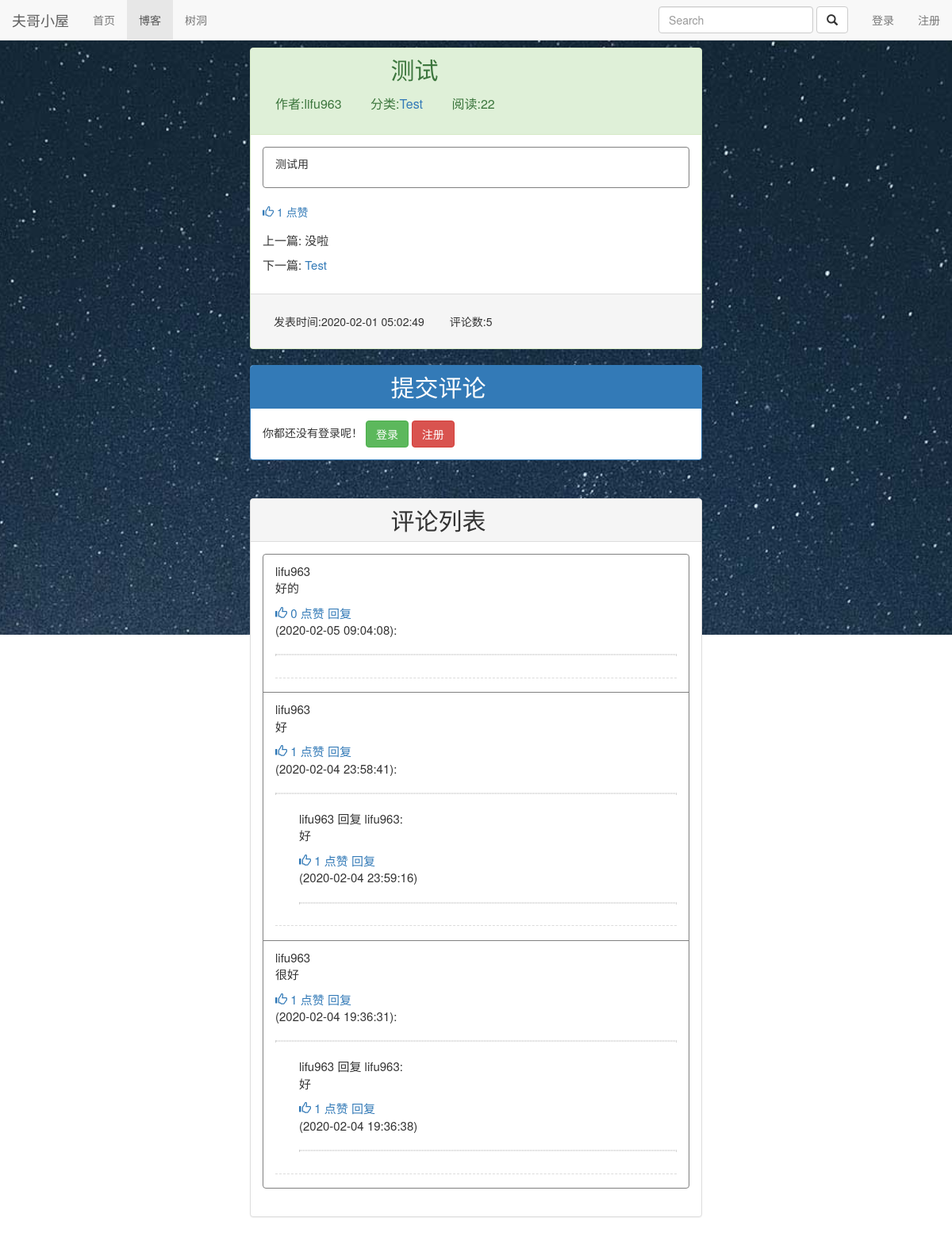
Page /blog/3 on the committed database.
### blog/models.py (models this page shows, shortened)
class Blog(models.Model,ReadNumExpandMethod):
    title=models.CharField(max_length=50)
    blog_type=models.ForeignKey(BlogType,on_delete=models.DO_NOTHING,related_name='blog')
    content=RichTextUploadingField()
    author=models.ForeignKey(User,on_delete=models.DO_NOTHING)
    read_details=GenericRelation(ReadDetail)
    create_time=models.DateTimeField(auto_now_add=True)
    last_updated_time=models.DateTimeField(auto_now=True)
    class Meta:
        ordering=['-create_time']

class BlogType(models.Model):
    type_name=models.CharField(max_length=15)
    def __str__(self):
        return self.type_name

### read_statistics/models.py (models this page shows)
class ReadNum(models.Model):
    read_num=models.IntegerField(default=0)
    content_type=models.ForeignKey(ContentType,on_delete=models.CASCADE)
    object_id=models.PositiveIntegerField()
    content_object=GenericForeignKey('content_type','object_id')

### likes/models.py (models this page shows)
class LikeCount(models.Model):
    content_type = models.ForeignKey(ContentType, on_delete=models.CASCADE)
    object_id = models.PositiveIntegerField()
    content_object = GenericForeignKey('content_type', 'object_id')
    likednum=models.IntegerField(default=0)

### comment/models.py (models this page shows, shortened)
class Comment(models.Model):
     content_type=models.ForeignKey(ContentType,on_delete=models.CASCADE)
     object_id=models.PositiveIntegerField()
     content_object=GenericForeignKey('content_type','object_id')
     text=models.TextField()
     comment_time=models.DateTimeField(auto_now_add=True)
     user=models.ForeignKey(User,related_name="comments",on_delete=models.CASCADE)
     root=models.ForeignKey('self',null=True,related_name='root_comment',on_delete=models.CASCADE)
     parent=models.ForeignKey('self',null=True,blank=True,related_name="parent_comment",on_delete=models.CASCADE)
     reply_to=models.ForeignKey(User,null=True,blank=True,related_name='replies',on_delete=models.CASCADE)
     class Meta:
          ordering=['comment_time']

### blog/views.py (the view)
# urls.py: path('<int:blog_pk>',views.blog_detail,name="blog_detail"),
def blog_detail(request, blog_pk):
    blog = get_object_or_404(Blog, pk=blog_pk)
    read_cookie_key=read_statistics_once_read(request,blog)
    context = {}
    context['previous_blog']=Blog.objects.filter(create_time__gt=blog.create_time).last()
    context['blog']=blog
    context['next_blog']=Blog.objects.filter(create_time__lt=blog.create_time).first()
    response = render(request,'blog/blog_detail.html', context)
    age=24*60*60
    response.set_cookie(read_cookie_key,'true',max_age=age)
    return response

### blog/templates/blog/blog_detail.html (shortened to what this page needs)
{% extends 'base.html' %}
{% load staticfiles %}
{% load comment_tags %}
{% load likes_tags %}
{% block header_extends %}
    <link rel="stylesheet" href="{% static 'css/blog_detail.css' %}">
{% endblock %}
{% block nav_blog_active %}active{% endblock %}
{% block content %}
    <div class="container-fluid">
        <div class="row">
            <div class="col-xs-10 col-xs-offset-1 col-sm-8 col-sm-offset-2 col-md-6 col-md-offset-3">
                <div class="panel panel-success">
                    <div class="panel-heading">
                        <h3>{{ blog.title }}</h3>
                        <ul class="blog_info_description">
                            <li>作者:{{ blog.author }}</li>
                            <li>分类:<a href="{% url 'blogs_with_type' blog.blog_type.pk %}">{{ blog.blog_type }}</a></li>
                            <li>阅读:{{ blog.get_read_num }}</li>
                        </ul>
                    </div>
                    <div class="panel-body">
                        <ul class="list-group">
                            <li class="list-group-item">
                                <div class="blog-content">{{ blog.content|safe }}</div>
                            </li>
                        </ul>
                        <div class="like" onclick="likeChange(this,'{% get_content_type blog %}',{{ blog.pk }})">
                        <span class="glyphicon glyphicon-thumbs-up {% get_like_status blog %}"
                              aria-hidden="true"></span>
                            <span class="liked_num">{% get_like_count blog %}</span>
                            <span>点赞</span>
                        </div>
                        <div class="blog-more">
                            <p>上一篇:
                                {% if previous_blog %}
                                    <a href="{% url 'blog_detail' previous_blog.pk %}">{{ previous_blog.title }}</a>
                                {% else %}
                                    没啦
                                {% endif %}
                            </p>
                            <p>下一篇:
                                {% if next_blog %}
                                    <a href="{% url 'blog_detail' next_blog.pk %}">{{ next_blog.title }}</a>
                                {% else %}
                                    没啦
                                {% endif %}
                            </p>
                        </div>
                    </div>
                    <div class="panel-footer">
                        <ul class="blog_info_description">
                            <li>发表时间:{{ blog.create_time|date:"Y-m-d h:m:s" }}</li>
                            <li>评论数:{% get_comment_count blog %}</li>
                        </ul>
                    </div>
                </div>
            </div>
        </div>
        <div class="row">
            <div class="col-xs-10 col-xs-offset-1 col-sm-8 col-sm-offset-2 col-md-6 col-md-offset-3">
                <div class="panel panel-primary">
                    <div class="panel-heading"><h3 class="comment-area-title">提交评论</h3></div>
                    <div class="panel-body">{% if user.is_authenticated %}
                        <form id="comment_form" action="{% url 'update_comment' %}" method="post"
                              style="overflow: hidden">
                            <label for="comment-text">{{ user.get_nickname_or_username }}小可爱，快说说你的粗鄙之见叭~!</label>
                            <div id="reply_content_container" style="display: none">
                                <p>回复:</p>
                                <div id="reply_content"></div>
                            </div>
                            {% csrf_token %}
                            {% get_comment_form blog as comment_form %}
                            {{ comment_form.media }}
                            {{ comment_form.as_p }}
                            <span id="comment-error" class="text-danger pull-left"></span>
                            <input type="submit" value="评论" class="btn btn-primary pull-right">
                        </form>
                    {% else %}
                        你都还没有登录呢！
                        <a class="btn btn-success" href="{% url 'login' %}?from={{ request.get_full_path }}">登录</a>
                        <a class="btn btn-danger" href="{% url 'register' %}?from={{ request.get_full_path }}">注册</a>
                    {% endif %}</div>
                </div>
            </div>
        </div>
        <div class="row">
            <div class="col-xs-10 col-xs-offset-1 col-sm-8 col-sm-offset-2 col-md-6 col-md-offset-3">
                <div class="comment-area panel panel-default">
                    <div class="panel-heading"><h3 class="comment-area-title">评论列表</h3></div>
                    <div class="panel-body">
                        <ul class="list-group" id="comment-list">
                            {% get_comment_list blog as comments %}
                            {% for comment in comments %}
                                <li class="list-group-item">
                                    <div id="root_{{ comment.pk }}" class="comment">
                                        <span>{{ comment.user.get_nickname_or_username }}</span>
                                        <div id="comment_{{ comment.pk }}">
                                            {{ comment.text|safe }}
                                        </div>
                                        <div class="like"
                                             onclick="likeChange(this,'{% get_content_type comment %}',{{ comment.pk }})">
                                    <span class="glyphicon glyphicon-thumbs-up {% get_like_status comment %}"
                                          aria-hidden="true"></span>
                                            <span class="liked_num">{% get_like_count comment %}</span>
                                            <span>点赞</span>
                                        </div>
                                        <a href="javascript:reply({{ comment.pk }})">回复</a>
                                        <div>({{ comment.comment_time|date:"Y-m-d H:i:s" }}):</div>
                                        <hr style="border:1px dotted lightgray "/>
                                        {% for reply in comment.root_comment.all %}
                                            <div class="reply">
                                                <span>{{ reply.user.get_nickname_or_username }}</span>
                                                <span>回复</span>
                                                <span>{{ reply.reply_to.get_nickname_or_username }}:</span>
                                                <div id="comment_{{ reply.pk }}">
                                                    {{ reply.text|safe }}
                                                </div>
                                                <div class="like"
                                                     onclick="likeChange(this,'{% get_content_type reply %}',{{ reply.pk }})">
                                            <span class="glyphicon glyphicon-thumbs-up {% get_like_status reply %}"
                                                  aria-hidden="true"></span>
                                                    <span class="liked_num">{% get_like_count reply %}</span>
                                                    <span>点赞</span>
                                                </div>
                                                <a href="javascript:reply({{ reply.pk }})">回复</a>
                                                <div>({{ reply.comment_time|date:"Y-m-d H:i:s" }})</div>
                                                <hr style="border:1px dotted lightgray "/>
                                            </div>
                                        {% endfor %}
                                    </div>
                                </li>
                            {% empty %}
                                <li class="list-group-item">
                                    <span id="no_comment">暂无评论</span>
                                </li>
                            {% endfor %}
                        </ul>
                    </div>
                </div>
            </div>
        </div>
    </div>
{% endblock %}

### templates/base.html (shortened to what this page needs)
{% load staticfiles %}
<!DOCTYPE html>
<html lang="zh-CN">
<head>
    <link rel="stylesheet" href="{% static 'css/base.css' %}">
    <link rel="stylesheet" href="{% static 'bootstrap-3.3.7/css/bootstrap.min.css' %}">
    {% block header_extends %}{% endblock %}
</head>
<body>
<nav class="navbar navbar-default navbar-fixed-top">
    <div class="container-fluid">
        <div class="navbar-header">
            <a class="navbar-brand" href="{% url 'home' %}">夫哥小屋</a>
        </div>
        <div id="navbar-collapse" class="collapse navbar-collapse">
            <ul class="nav navbar-nav">
                <li class="{% block nav_home_active %}{% endblock %}"><a href="{% url 'home' %}">首页</a></li>
                <li class="{% block nav_blog_active %}{% endblock %}"><a href="{% url 'blog_list' %}">博客</a></li>
                <li class="{% block nav_tree_active %}{% endblock %}"><a class="tree"
                                                                         href="javascript:goto_tree()">树洞</a></li>
            </ul>
            <ul class="nav navbar-nav navbar-right">
                {% if not user.is_authenticated %}
                    <li>
                        <a href="{% url 'login' %}?from={{ request.get_full_path }}">登录</a>
                    </li>
                    <li>
                        <a href="{% url 'register' %}?from={{ request.get_full_path }}">注册</a>
                    </li>
                {% endif %}
            </ul>
            <form class="navbar-form navbar-right" action="{% url 'search' %}">
                <div class="form-group">
                    <input type="text" name="word" class="form-control" placeholder="Search">
                </div>
                <button type="submit" class="btn btn-default">
                    <span class="glyphicon glyphicon-search" aria-hidden="true"></span>
                </button>
            </form>
        </div>
    </div>
</nav>
{% block content %}
{% endblock %}
</body>
</html>

### rows in the picture
Blog: title "测试", author "lifu963", blog_type "Test", get_read_num "22", content "测试用", id.likednum "1", create_time "2020-02-01 05:02:49", id "5"
Blog: title "Test"
Comment: user.get_nickname_or_username "lifu963", text "好的", id.likednum "0", comment_time "2020-02-05 09:04:08"
Comment: user.get_nickname_or_username "lifu963", text "好", id.likednum "1", comment_time "2020-02-04 23:58:41"
Comment: user.get_nickname_or_username "lifu963", reply_to.get_nickname_or_username "lifu963", text "好", id.likednum "1", comment_time "2020-02-04 23:59:16"
Comment: user.get_nickname_or_username "lifu963", text "很好", id.likednum "1", comment_time "2020-02-04 19:36:31"
Comment: user.get_nickname_or_username "lifu963", reply_to.get_nickname_or_username "lifu963", text "好", id.likednum "1", comment_time "2020-02-04 19:36:38"
